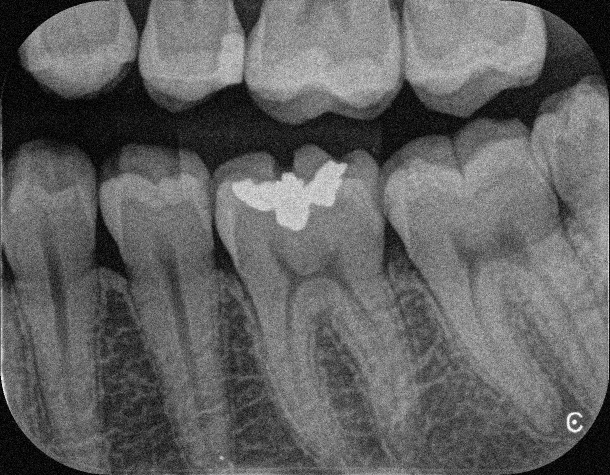
#> input picture teste1.png, 1220 x 950 px, given as the content of the folder ../teste1.png, which was not available (shown at 1/2 size)
$ python data_augmentation.py -ip ../teste1.png -mp ../teste2.png -sip out.png -smp out.png
#> lines starting #> are read from the running program, lines starting #| are printed output that depends on the picture; pictures that were not available may be replaced by others from this repository, and a replacement may not be noted
### Scripts/DataAugmentation.py
from skimage import io, transform, util
import numpy as np
import glob
import math
import random
import argparse

class DataAugmentation():
	# [43 lines left out: functions pad_img, slice_img, resize_img_mask, not called in this run]

	@staticmethod
	def rotate_img_mask(img:np.ndarray, masks:list, angle:float):
		rotated_img = transform.rotate(img, angle)
		rotated_masks = [ transform.rotate(mask, angle, mode='wrap') for mask in masks ]

		return rotated_img, rotated_masks

	@staticmethod
	def fliplr_img_mask(img:np.ndarray, masks:list) -> tuple[np.ndarray, list]:
		flipped_img = np.fliplr(img)
		flipped_masks = [ np.fliplr(mask) for mask in masks ]

		return flipped_img, flipped_masks

	@staticmethod
	def flipud_img_mask(img:np.ndarray, masks:list) -> tuple[np.ndarray, list]:
		flipped_img = np.flipud(img)
		flipped_masks = [ np.flipud(mask) for mask in masks ]

		return flipped_img, flipped_masks

	@staticmethod
	def random_noise_img_mask(img:np.ndarray, mode='gaussian') -> np.array:
		return util.random_noise(img, mode)

	# [5 lines left out: function random_noise_imgs_masks, not called in this run]

	@staticmethod
	def random_darkness(img) -> np.array:
		return exposure.adjust_gamma(img, random.uniform(1.01, 1.5))

	@staticmethod
	def random_brightness(img) -> np.array:
		return exposure.adjust_gamma(img, random.uniform(0.5, 0.99))

	#####

	# [49 lines left out: functions crop_img_into_imgs_with_pad, resize_imgs_masks, rotate_imgs_masks, fliplr_imgs_masks, not called in this run]

### Scripts/data_augmentation.py
from skimage import io, util
import glob
import os
import math
import random
import argparse
from DataAugmentation import DataAugmentation
from tqdm import tqdm

'''
def augmentation_routine(img, masks):
	augmented_imgs = []
	augmented_masks = []

	aug_img = DataAugmentation.random_noise_img_mask(img)
	augmented_imgs.append(aug_img)
	augmented_masks.append(masks)

	return augmented_imgs, augmented_masks

'''
def augmentation_routine(img, masks):
	augmented_imgs = []
	augmented_masks = []

	aug_img, aug_mask = DataAugmentation.fliplr_img_mask(img, masks)
	augmented_imgs.append(aug_img)
	augmented_masks.append(aug_mask)

	aug_img, aug_mask = DataAugmentation.flipud_img_mask(img, masks)
	augmented_imgs.append(aug_img)
	augmented_masks.append(aug_mask)

	for angle in [45, 90, 135, 180, 225, 270, 315]:
		aug_img, aug_mask = DataAugmentation.rotate_img_mask(img, masks, angle)
		augmented_imgs.append(aug_img)
		augmented_masks.append(aug_mask)

	return augmented_imgs, augmented_masks


if __name__ == '__main__':
	parser = argparse.ArgumentParser()
	parser.add_argument('--images-path', '-ip', required=True)
	parser.add_argument('--masks-path', '-mp', required=True)
	parser.add_argument('--save_imgs_path', '-sip', required=True)
	parser.add_argument('--save_masks_path', '-smp', required=True)
	args = parser.parse_args()

	if not os.path.exists(args.save_imgs_path):
		os.makedirs(args.save_imgs_path)

	if not os.path.exists(args.save_masks_path):
		os.makedirs(args.save_masks_path)

	imgs_filepath = glob.glob(os.path.join(args.images_path, "*"))

	for img_path in tqdm(imgs_filepath):
		image_id = img_path.split('/')[-1].split('.')[0]

		img = io.imread(img_path, as_gray=True)
#> img is the input picture: shape (950, 1220); min 0, max 255, mean 97.9

		masks_filepath = glob.glob(os.path.join(args.masks_path, image_id, '*'))

		classes = [ class_.split('/')[-1].replace('.png', '') for class_ in masks_filepath ]
		masks = [ io.imread(mask_filepath, as_gray=True) for mask_filepath in masks_filepath ]
#> masks = 1 item

		augmented_imgs, augmented_masks = augmentation_routine(img, masks)
#> in fliplr_img_mask, `flipped_img = np.fliplr(img)`:
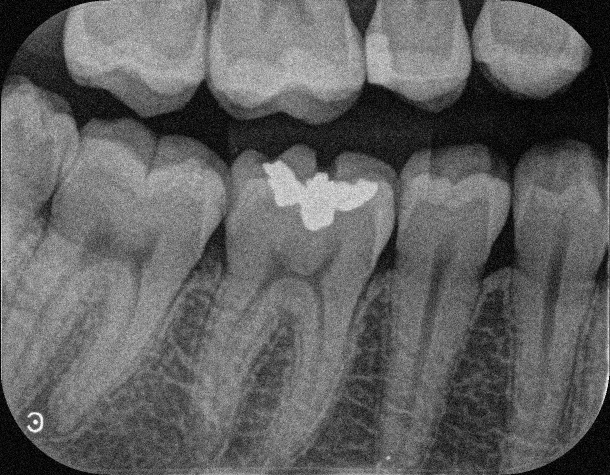
#> flipped_img: shape (950, 1220) (shown at 1/2 size); min 0, max 255, mean 97.9
#> in flipud_img_mask, `flipped_img = np.flipud(img)`:
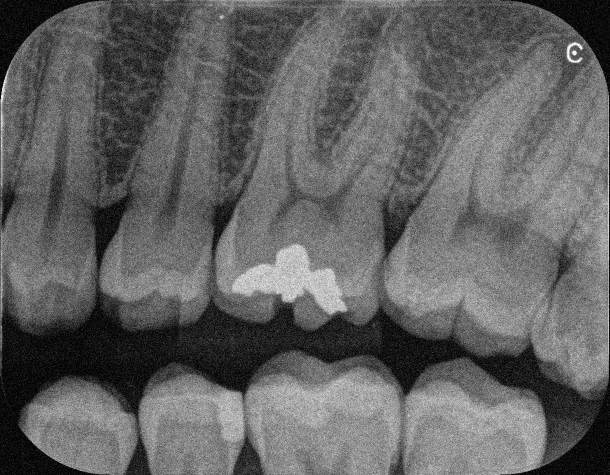
#> flipped_img: shape (950, 1220) (shown at 1/2 size); min 0, max 255, mean 97.9
#> the loop in augmentation_routine, `for angle in [45, 90, 135, 180, 225, 270, 315]:` made 7 passes
#> pass 1, in rotate_img_mask, `rotated_img = transform.rotate(img, angle)`:
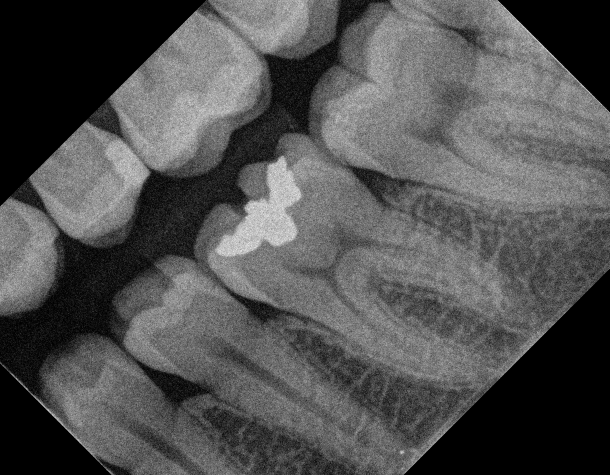
#> rotated_img: shape (950, 1220) float64 (shown at 1/2 size); min 0, max 0.987, mean 0.322
#> pass 2, in rotate_img_mask (call 2), `rotated_img = transform.rotate(img, angle)`:
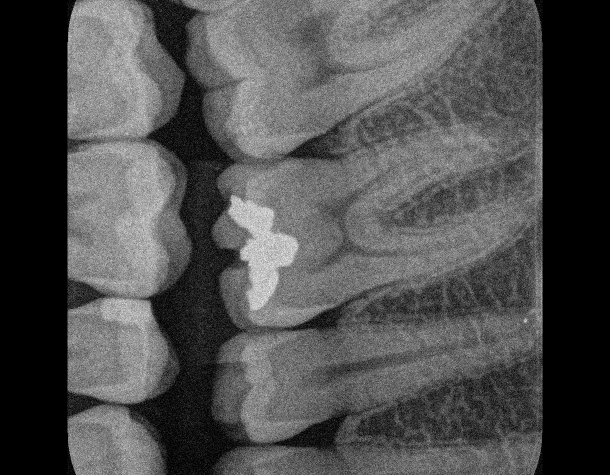
#> rotated_img: shape (950, 1220) float64 (shown at 1/2 size); min 0, max 1, mean 0.311
#> pass 3, in rotate_img_mask (call 3), `rotated_img = transform.rotate(img, angle)`:
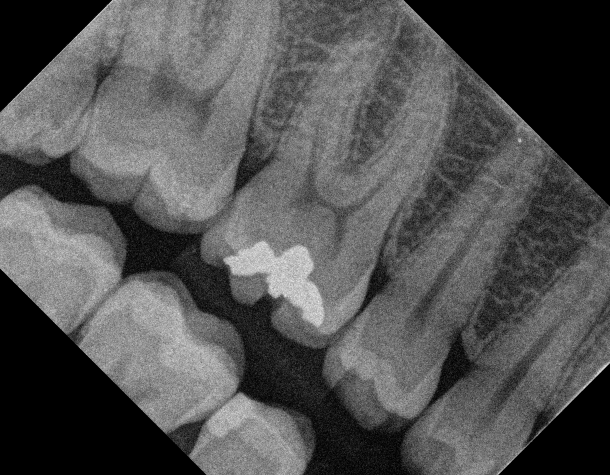
#> rotated_img: shape (950, 1220) float64 (shown at 1/2 size); min 0, max 0.987, mean 0.326
#> after the loop in augmentation_routine, `for angle in [45, 90, 135, 180, 225, 270, 315]:`: augmented_imgs = 9 items
#> augmented_imgs = 9 items; augmented_masks = 9 items

		for i, aug_img in enumerate(augmented_imgs):
			aug_id = image_id + "-" + str(i+1).zfill(2)
			try:
				io.imsave(os.path.join(args.save_imgs_path, aug_id + '.jpg'), util.img_as_ubyte(aug_img), check_contrast=False)
			except FileExistsError:
				print(f"O arquivo {os.path.join(args.save_imgs_path, aug_id + '.jpg')} já existe!")
#> this loop made 9 passes
#> aug_id on passes 1 to 9: 'teste1-01', 'teste1-02', 'teste1-03', 'teste1-04', 'teste1-05', 'teste1-06', 'teste1-07', 'teste1-08', 'teste1-09'

		for i, aug_masks in enumerate(augmented_masks):
			aug_id = image_id + "-" + str(i+1).zfill(2)
			if not os.path.exists(os.path.join(args.save_masks_path, aug_id)):
				os.makedirs(os.path.join(args.save_masks_path, aug_id))
			for j, aug_mask in enumerate(aug_masks):
				try:
					io.imsave(os.path.join(args.save_masks_path, aug_id, classes[j] + '.png'), util.img_as_ubyte(aug_mask), check_contrast=False)
				except FileExistsError:
					print(f"O arquivo {os.path.join(args.save_masks_path, aug_id, classes[j] + '.png')} já existe!")
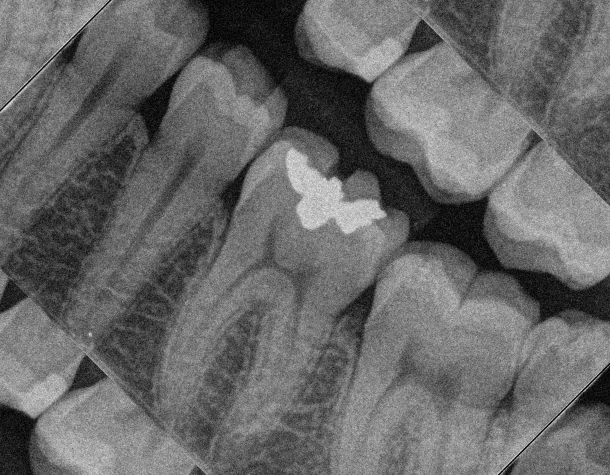
#> aug_mask: shape (950, 1220) float64 (shown at 1/2 size); min 0, max 0.987, mean 0.409
